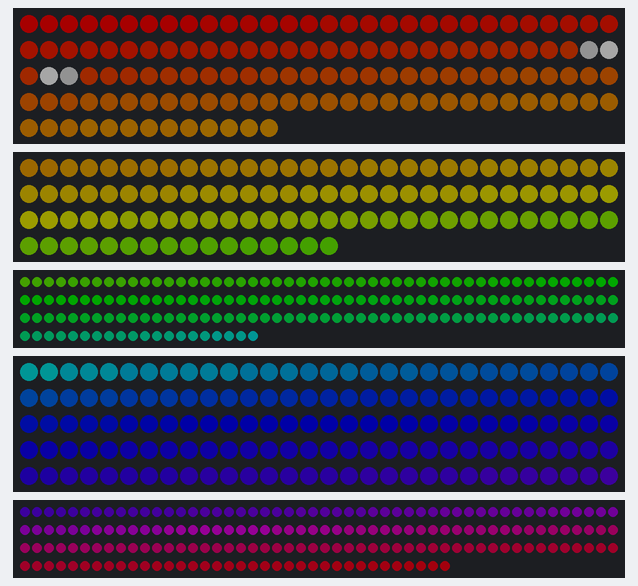
Bench run of a sketch on a simulated Arduino Uno, built for the host (arithmetic inside an expression is 32-bit, double 64-bit). Shown: 133 RGB LEDs in strip order, left to right, continuing on the next row, 106 RGB LEDs in strip order, left to right, continuing on the next row, 170 RGB LEDs in strip order, left to right, continuing on the next row, 150 RGB LEDs in strip order, left to right, continuing on the next row, 186 RGB LEDs in strip order, left to right, continuing on the next row. Dim RGB values are drawn brighter than linear; random numbers use the default seed unless the sketch sets one; what the sketch prints to the serial monitor is not drawn.

Above: at 0.18 s.
At 4.93 s:
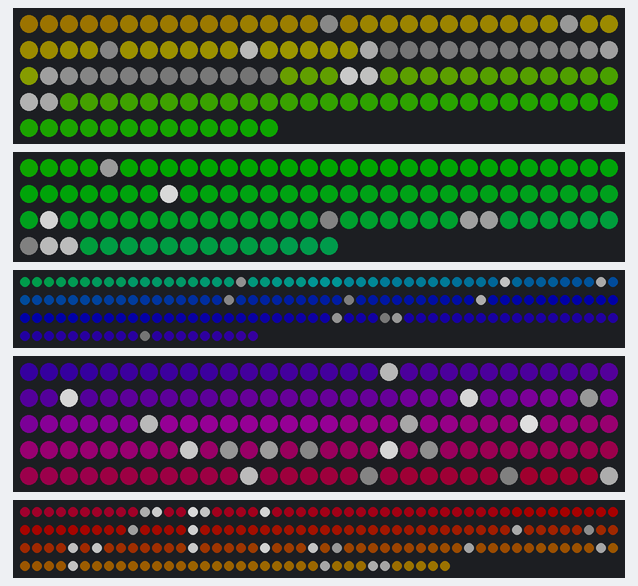
At 10.0 s:
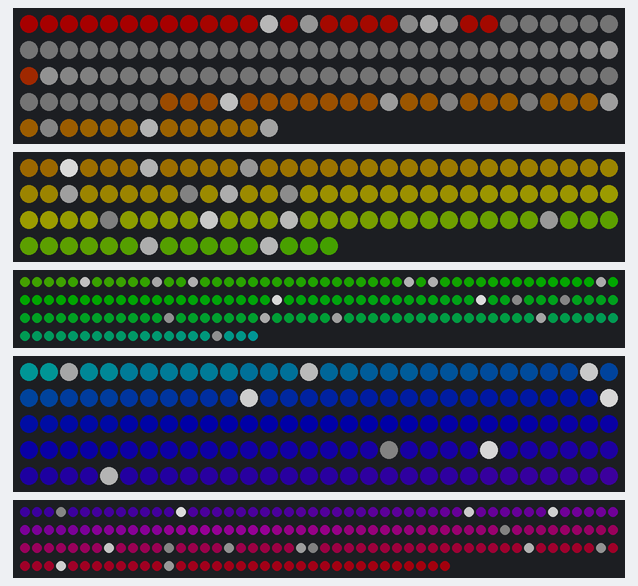
At 19.82 s:
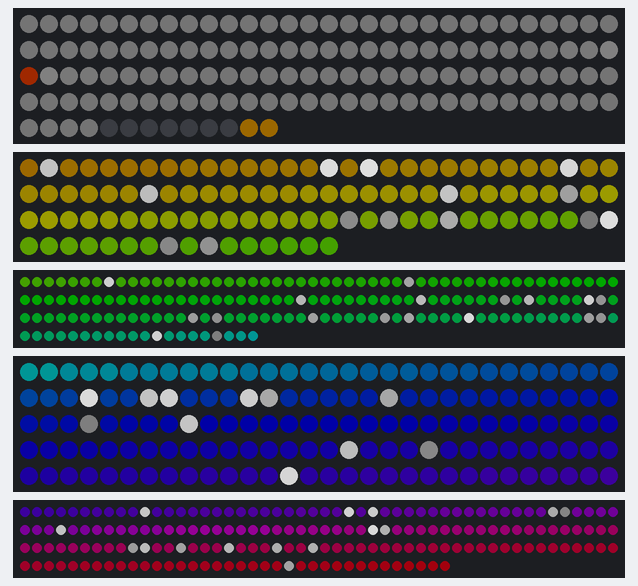
At 29.96 s:
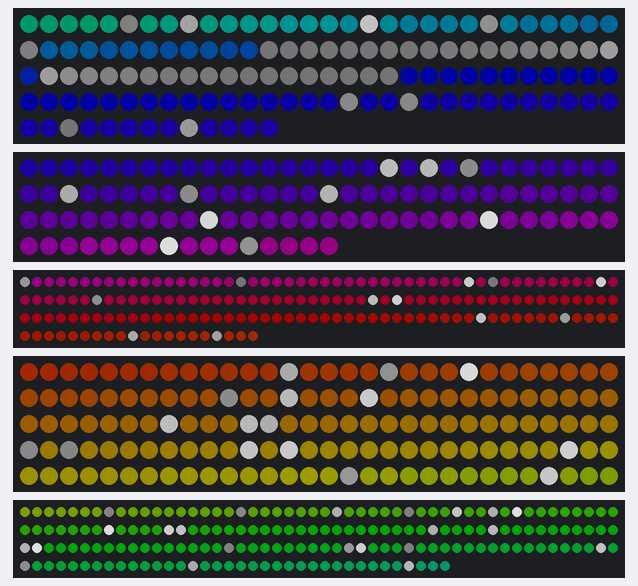
At 39.78 s:
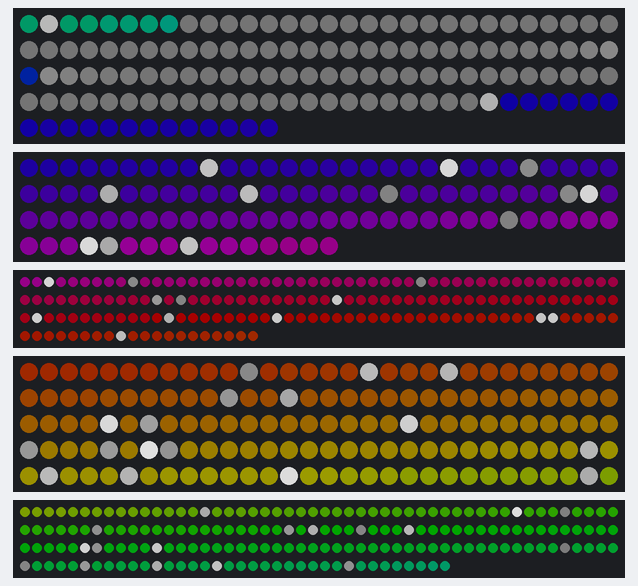

The sketch:

ChristmasLights.ino
```cpp
#include <FastLED.h>
//#include <MemoryFree.h>
#include "MacroStrand.hpp"
#include "Twinkle.hpp"
#include "Halloween.hpp"
#include "Burst.hpp"
#include "DEBUG.h"

const int numStrands = 5;

Strand* strands[numStrands];

MacroStrand* lights;
Twinkle* starlight;
Halloween* halloween;
Burst* burst;

int n = 1;

//template<int DENSITY, int DELAY> void starlight();

int layers[18];

void setup() {
	Serial.begin(9600);

	strands[0] = new Strand(2, 133); FastLED.addLeds<WS2811, 2, RGB>(strands[0]->leds, strands[0]->length);
	strands[1] = new Strand(3, 106); FastLED.addLeds<WS2811, 3, RGB>(strands[1]->leds, strands[1]->length);
	strands[2] = new Strand(4, 170); FastLED.addLeds<WS2811, 4, RGB>(strands[2]->leds, strands[2]->length);
	strands[3] = new Strand(5, 150); FastLED.addLeds<WS2811, 5, RGB>(strands[3]->leds, strands[3]->length);
	strands[4] = new Strand(6, 186); FastLED.addLeds<WS2811, 6, RGB>(strands[4]->leds, strands[4]->length);

	Serial.println("~ Setup ~");

	lights = new MacroStrand(strands, numStrands);

	starlight = new Twinkle(lights, 300);
	burst = new Burst(lights, 60, 100, 5, HSV(30, 0, 200), 0, 1);
	halloween = new Halloween(lights, layers);

	layers[0]  = 0  ;	// Good R
	layers[1]  = 133;	// Good G
	layers[2]  = 239;	// Good B
	layers[3]  = 326;	// Good R
	layers[4]  = 393;	// Good G
	layers[5]  = 449;	// Good B
	layers[6]  = 500;	// Good R
	layers[7]  = 555;	// Good G
	layers[8]  = 600;	// Good B
	layers[9]  = 640;	// Good R
	layers[10] = 673;	// Good G
	layers[11] = 697;	// Good B
	layers[12] = 714;	// Good R
	layers[13] = 727;	// Good G
	layers[14] = 737;	// Good B
	layers[15] = 741;	// Good R
	layers[16] = 744;	// Good G

	layers[17] = 745;	// End

}

void loop() {
	verticalWave();
//	staticColor();

//	halloween->next();
//	layered();
//	candleLight();
	starlight->next();
	burst->next();
	FastLED.show();
}

/*template<int DENSITY>
void starlight(int durration) {
	static int wait = 0;
	static int stars[DENSITY];
	static int temp = 200;

	int p = lights->totalPoints;
	int cool = 100 / durration;

	for (int i = 0; i < DENSITY; i++) lights->get(stars[i]).prepHSV(0, 0, temp);
	temp -= cool;

	if (wait > 0) {
		wait--;
		return;
	}

	wait = durration;
	temp = 200;

	for (int i = 0; i < DENSITY; i++) stars[i] = random(0, p);
}
*/

void layered() {
	int p = lights->totalPoints;
	uint8_t hue = 20;

	for (int l = 0; l < 17; l++) {
		for (int i = layers[l]; i < layers[l + 1]; i++) {
			lights->get(i).prepHSV(hue, 255, 150);
		}
		hue += (40/17);
	}
}
void staticColor() {
	int p = lights->totalPoints;
	for (int i = 0; i < p; i++) lights->get(i).prepHSV(170, 20, 50);
}
void verticalWave() {
	static int n = 0;

	int p = lights->totalPoints;
	int width = p / 255;

	int color = 0;
	int gap = 0;

	for (int i = 0; i < p; i++) {
		lights->get(i + n).prepHSV(color, 255, 100);
		if (gap < width) gap++;
		else {
			if (color < 255) color++;
			else color = 0;
			gap = 0;
		}
	}

//	FastLED.show();

	if (n < p) n += 25;
	else n = 0;
}

void candleLight() {
	static int wait = 0;

	if (wait > 0) {
		wait--;
		return;
	}

	int p = lights->totalPoints;
	int level = 150;
	int flare = 15;
	int smold = 5;

	//int v = random(level - smold, level + flare);
	for (int i = 0; i < p; i++) lights->get(i).prepHSV(50, 200, random(level - smold, level + flare));
	wait = random(1, 5);
}
```

AnimList.hpp
```cpp
#ifndef ANIM_LIST
#define ANIM_LIST

#include "Animate.hpp"

struct AniNode {
	Animation* animation;
	AniNode* next;
	AniNode(Animation* a, AniNode* n) : animation(a), next(n) { }
	~AniNode() {
		delete animation;
	}
};

struct AnimList {
	AniNode* first;
	int size;

	AnimList() : first(nullptr), size(0) { }

	AniNode* add(Animation* ani) {
		AniNode* newNode = new AniNode(ani, first);
		first = newNode;
		size++;
	}

	void runSequence() {
		AniNode* node = first;
		AniNode* prev = nullptr;
		while(node != nullptr) {
			if (!node->animation->next()) {
				if (prev != nullptr) prev->next = node->next;
				else first = node->next;
				delete node;
				node = prev;
				size--;
			}
			prev = node;
			node = node->next;
		}
	}
};

#endif
```

Animate.hpp
```cpp
#ifndef ANIM
#define ANIM

struct Animation {
	virtual boolean next() = 0;
};

#endif
```

Burst.hpp
```cpp
#ifndef BURST
#define BURST

#include "Animate.hpp"
#include "MacroStrand.hpp"

struct Burst : public Animation {
	MacroStrand* lights;
	int offset;
	int life;
	int width;
	int spread;
	HSV color;
	int growRate;
	int decayRate;
	boolean growing;
	uint8_t temp;
	uint8_t v;

	Burst(MacroStrand* lts, int o, int l, int w, HSV c, double g, double d) : lights(lts), offset(o), life(l), width(w), color(c) {
		temp = color.v;
		growRate = temp / (g != 0 ? life * g : 1);
		decayRate = temp / (d != 0 ? life * d : 1);
		growing = true;
		color.v = 0;
		spread = width;
	}
	boolean next() {
	//	if (life <= 0) return false;
		if (life <= 0) {
			life = 100;
			spread = width;
			v = 0;
			growing = true;
		}

		if (growing) grow();
		else decay();

		for (int i = spread / 2; i > 0; i--) {
			lights->get(offset + i).prepHSV(color.h, color.s, v / (i + 1));
			lights->get(offset - i).prepHSV(color.h, color.s, v / (i + 1));
		}

		life--;

		return true;
	}
	void grow() {
		v += growRate;
		if (v >= temp) {
			v = temp;
			growing = false;
		}
	}
	void decay() {
		v -= decayRate;
		if (v <= 0) v = 0;
		spread += 2;
	}
};

#endif
```

DEBUG.h
```cpp
#ifndef DEBUG_H
#define DEBUG_H

	#define DEBUG			// Comment out to disable debugging
	#define MEMORYFREE		// Comment out to disable MemoryFree

	#ifdef DEBUG
		#include <Arduino.h>

		namespace Debug {
			template<typename T>
			static void print(T&& msg) {
				Serial.print(msg);
			}

			template<typename T, typename... Ts>
			static void print(T&& msg, Ts&&... msgs) {
				print(msg);
				print(' ');
				print(msgs...);
			}

			template<typename T>
			static void println(T&& msg) {
				Serial.println(msg);
			}

			template<typename T, typename... Ts>
			static void println(T&& msg, Ts&&... msgs) {
				println(msg);
				println(' ');
				println(msgs...);
			}
		};


		#ifdef __cplusplus
		extern "C" {
		#endif

		int freeMemory();

		#ifdef  __cplusplus
		}
		#endif


		#define PRINT_BEGIN(baud) Serial.begin(baud)

		#define TRACE(...)		  DPRINT(__LINE__, F(": "), __PRETTY_FUNCTION__, F("\n    "), __VA_ARGS__)
		#define TRACELN(...)	  TRACE(__VA_ARGS__); Serial.println("")

		#define TRACEF(msg)		  TRACE(F(msg))
		#define TRACELNF(msg)	  TRACELN(F(msg))

		#define NV(var)           F(#var "="), var

		#define DPRINT(...)       Debug::print(__VA_ARGS__)
		#define DPRINTF(msg)      Serial.print(F(msg))
		#define DPRINTLN(...)     Debug::print(__VA_ARGS__); Serial.println("")
		#define DPRINTLNF(msg)    Serial.println(F(msg))
	#else
		#define PRINT_BEGIN(baud)

	    #define TRACE(...)
	    #define TRACELN(...)

	    #define TRACEF(msg)
	    #define TRACELNF(msg)

	    #define NV(var)

	    #define DPRINT(...)
	    #define DPRINTF(msg)
		#define DPRINTLN(...)
		#define DPRINTLNF(msg)
	#endif

	#if defined(DEBUG) && defined(MEMORYFREE)
		#include "MemoryFree.h"

		#define FREEMEMORY()     freeMemory()
		#define TRACEMEM()       TRACELN(NVMEM)
		#define NVMEM            F("Memory: "), FREEMEMORY()
	#else
		#define FREEMEMORY()
        #define TRACEMEM()
	    #define NVMEM
	#endif

#endif
```

MacroStrand.hpp
```cpp
#ifndef MCR_STRND
#define MCR_STRND

#include <FastLED.h>

struct HSV {
	uint8_t h;
	uint8_t s;
	uint8_t v;

	HSV() : HSV(0, 0, 0) { }
	HSV(uint8_t hue, uint8_t saturation, uint8_t value) : h(hue), s(saturation), v(value) { }
};

struct Strand {
	CRGB* leds;
	int pin;
	int length;

	Strand(int p, int l) : pin(p), length(l) {
		leds = new CRGB[length];
	}
};

struct Pixel {
	Strand* strand;
	int offset;

	Pixel (Strand* s, int o) : strand(s), offset(o) { };
	void prepColor(int r, int g, int b) {
		strand->leds[offset].setRGB(r, g, b);
	}
	void prepHSV(int h, int s, int v) {
		strand->leds[offset].setHSV(h, s, v);
	}
	void prepHSV(HSV hsv) {
		strand->leds[offset].setHSV(hsv.h, hsv.s, hsv.v);
	}
};

struct MacroStrand {
	Strand** strands;
	int numStrands;
	int totalPoints = 0;

	MacroStrand (Strand** s, int numS) : strands(s), numStrands(numS) {
		for (int i = 0; i < numStrands; i++) totalPoints += strands[i]->length;
	}
	void doit(int o, int r, int g, int b) {
		while (o >= totalPoints) o -= totalPoints;

		for (int i = 0; i < numStrands; i++) {
			if (o >= strands[i]->length) o -= strands[i]->length;
			else strands[i]->leds[o].setRGB(r, g, b);
		}
	}
	Pixel get(int o) {
		while (o >= totalPoints) o -= totalPoints;

		for (int i = 0; i < numStrands; i++) {
			if (o >= strands[i]->length) o -= strands[i]->length;
			else return Pixel(strands[i], o);
		}
	}
};

#endif
```

Star.hpp
```cpp
#ifndef STAR
#define STAR

#include "Animate.hpp"
#include "MacroStrand.hpp"

struct Star : public Animation {
	MacroStrand* lights;
	int offset;
	int life;
	HSV color;
	int growRate;
	int decayRate;
	boolean growing;
	uint8_t temp;

	Star(MacroStrand* lts, int o, int l, HSV c, double g, double d) : lights(lts), offset(o), life(l), color(c) {
		temp = color.v;
		growRate = temp / (g != 0 ? life * g : 1);
		decayRate = temp / (d != 0 ? life * d : 1);
		growing = true;
		color.v = 0;
	}
/*	void setTemp(uint8_t t) {
		color.v = t;
	}
	uint8_t getTemp() {
		return color.v;
	}
	void adjustTemp(uint8_t amt) {
		color.v += amt;
	}
*/
	boolean next() {
		if (life <= 0) return false;

		if (growing) grow();
		else decay();

		lights->get(offset).prepHSV(color);

		life--;

		return true;
	}
	void grow() {
		color.v += growRate;
		if (color.v >= temp) {
			color.v = temp;
			growing = false;
		}
	}
	void decay() {
		color.v -= decayRate;
		if (color.v <= 0) color.v = 0;
	}
};

#endif
```

Twinkle.hpp
```cpp
#ifndef TWINKLE
#define TWINKLE

#include "Animate.hpp"
#include "MacroStrand.hpp"
#include "Star.hpp"
#include "AnimList.hpp"

struct Twinkle : public Animation {
	MacroStrand* lights;
	AnimList stars;
	int density;
	int pts;
	int temp;
	int delay;

	int time;

	Twinkle(MacroStrand* lts, int d) : lights(lts), density(d) {
		pts = lights->totalPoints;
		temp = 200;
		delay = 0;
		time = delay;

	//	stars = new Star*[density];
	//	genStarList();
	}

	boolean next() {
		dimStars();
		time--;

		if (time > 0) return true;

		time = delay;
		addStar();

		return true;
	}
	void dimStars() {
		stars.runSequence();
	}
	void setColors() {
		for (int i = 0; i < density; i++) {

		}
	}
	void genStarList() {
		while (stars.size < density) addStar();
	}
	void addStar() {
		Serial.print(stars.size);
		if (stars.size < density) {
			stars.add(new Star(lights, random(0, pts), random(50, 100), HSV(30, 0, temp), 0, 1));
		}
	}
};

#endif
```

Halloween.hpp
```cpp
#ifndef HALLOWEEN
#define HALLOWEEN

#include "DEBUG.h"

#include <Arduino.h>
#include "Animate.hpp"
#include "MacroStrand.hpp"
#include "Star.hpp"
#include "AnimList.hpp"

struct Halloween : public Animation {
	MacroStrand* lights;
	int* layers;

	HSV* color;
//	int* wait;
	int* incr;

	int wait;

	int level;
	int flare;
	int smold;

	uint8_t sat;

	int p;

	Halloween(MacroStrand* lts, int* lrs) :
		lights(lts), layers(lrs), wait(0),
		color(new HSV[17])/*, wait(new int[17])*/, incr(new int[17]),
		p(lts->totalPoints), level(150), flare(50), smold(-30), sat(255) {
		uint8_t h = 20;
		for (int l = 0; l < 17; l++) {
		//	wait[l]   = 0;
			incr[l]    = 0;
			color[l].h = h;
			color[l].s = sat;
			color[l].v = level;
			h += (50 / 17);
		}
	}

	// boolean next() {
		// int v;

		// for (int l = 0; l < 17; l++) {
			// if (wait[l] > 0) {
				// wait[l]--;

				// color[l].v += incr[l];

				// for (int i = layers[l]; i < layers[l + 1]; i++) {
					// lights->get(i).prepHSV(color[l].h, color[l].s, color[l].v);
				// }
			// }
			// else {
				// int t    = level + v + random(smold, flare);
				// wait[l] = random(1, (17 - l) + 10) / 2;
				// v    = t - color[l].v;
				// incr[l]  = v / wait[l];
			// }
		// }

	// }
	boolean next() {
		if (wait > 0) {
			wait--;
			for (int l = 0; l < 17; l++) {
				color[l].v += incr[l];

				for (int i = layers[l]; i < layers[l + 1]; i++) {
					lights->get(i).prepHSV(color[l].h, color[l].s, color[l].v);
				}
			//	delay(10);
			}
		}
		else {
		//	int t = level;
			double dd = random(smold, flare);
			double d = dd;

			wait = random(2, 8);
			for (int l = 0; l < 17; l++) {
				int i = l + 1;
				int t   = level + d;
				d       = d * (random(50, 150) / 100.0);


				int v   = t - color[l].v;
				incr[l] = v / wait;
			//	DPRINTLN(NV(l), NV(t), NV(d), NV(v), NV(incr[l]));
			}
		}
		lights->get(0).prepHSV(255, 255, 255);
	}
};

#endif
```
